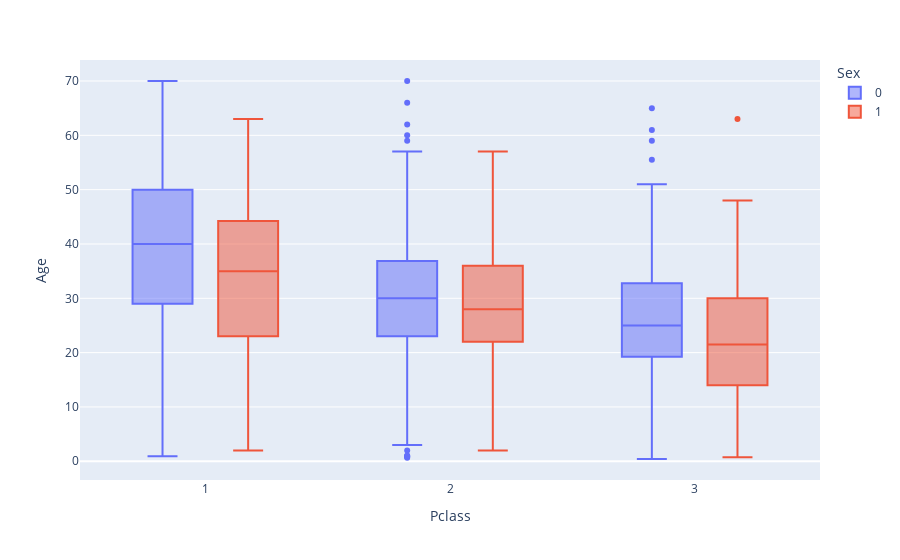

Here is the notebook cell this chart was saved with:
### Markdown cell above
- Median Age for male is 29 and female is 27, Not much significant difference

### Code cell
px.box(titanic_cleaned, x = 'Pclass', y = 'Age', color = 'Sex')

### Figure 1 — Plotly figure (JSON) as saved in the notebook; plotly's stock layout.template omitted (floating-point values rounded to 4 significant figures; data arrays with more than 128 entries replaced by an {"elided": "..."} marker saying what was removed)
{"data": [{"alignmentgroup": "True", "hovertemplate": "Sex=0<br>Pclass=%{x}<br>Age=%{y}<extra></extra>", "legendgroup": "0", "marker": {"color": "#636efa"}, "name": "0", "notched": false, "offsetgroup": "0", "orientation": "v", "showlegend": true, "type": "box", "x": {"elided": "572 int values"}, "x0": " ", "xaxis": "x", "y": {"elided": "572 float values"}, "y0": " ", "yaxis": "y"}, {"alignmentgroup": "True", "hovertemplate": "Sex=1<br>Pclass=%{x}<br>Age=%{y}<extra></extra>", "legendgroup": "1", "marker": {"color": "#EF553B"}, "name": "1", "notched": false, "offsetgroup": "1", "orientation": "v", "showlegend": true, "type": "box", "x": {"elided": "314 int values"}, "x0": " ", "xaxis": "x", "y": {"elided": "314 float values"}, "y0": " ", "yaxis": "y"}], "layout": {"boxmode": "group", "legend": {"title": {"text": "Sex"}, "tracegroupgap": 0}, "margin": {"t": 60}, "xaxis": {"anchor": "y", "domain": [0, 1], "title": {"text": "Pclass"}}, "yaxis": {"anchor": "x", "domain": [0, 1], "title": {"text": "Age"}}}}
